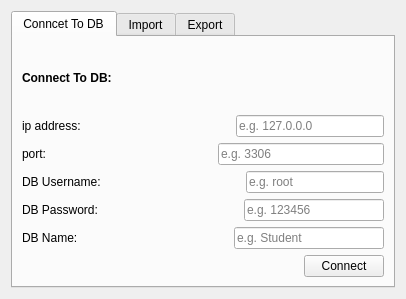
<?xml version="1.0" encoding="UTF-8"?>
<ui version="4.0">
 <class>Form</class>
 <widget class="QWidget" name="Form">
  <property name="geometry">
   <rect>
    <x>0</x>
    <y>0</y>
    <width>406</width>
    <height>299</height>
   </rect>
  </property>
  <property name="windowTitle">
   <string>Excel Database Converter</string>
  </property>
  <property name="autoFillBackground">
   <bool>false</bool>
  </property>
  <layout class="QHBoxLayout" name="horizontalLayout_14">
   <item>
    <widget class="QTabWidget" name="tabWidget">
     <property name="currentIndex">
      <number>0</number>
     </property>
     <widget class="QWidget" name="tab">
      <attribute name="title">
       <string>Conncet To DB</string>
      </attribute>
      <layout class="QHBoxLayout" name="horizontalLayout_17">
       <item>
        <layout class="QVBoxLayout" name="verticalLayout">
         <item>
          <layout class="QHBoxLayout" name="horizontalLayout">
           <item>
            <widget class="QLabel" name="label">
             <property name="font">
              <font>
               <family>Arial</family>
               <weight>75</weight>
               <bold>true</bold>
              </font>
             </property>
             <property name="text">
              <string>Connect To DB:</string>
             </property>
            </widget>
           </item>
           <item>
            <spacer name="horizontalSpacer_9">
             <property name="orientation">
              <enum>Qt::Horizontal</enum>
             </property>
             <property name="sizeHint" stdset="0">
              <size>
               <width>40</width>
               <height>20</height>
              </size>
             </property>
            </spacer>
           </item>
          </layout>
         </item>
         <item>
          <layout class="QHBoxLayout" name="horizontalLayout_2">
           <item>
            <widget class="QLabel" name="label_2">
             <property name="text">
              <string>ip address:</string>
             </property>
            </widget>
           </item>
           <item>
            <spacer name="horizontalSpacer_3">
             <property name="orientation">
              <enum>Qt::Horizontal</enum>
             </property>
             <property name="sizeHint" stdset="0">
              <size>
               <width>40</width>
               <height>20</height>
              </size>
             </property>
            </spacer>
           </item>
           <item>
            <widget class="QLineEdit" name="ipaddr">
             <property name="placeholderText">
              <string>e.g. 127.0.0.0</string>
             </property>
            </widget>
           </item>
          </layout>
         </item>
         <item>
          <layout class="QHBoxLayout" name="horizontalLayout_3">
           <item>
            <widget class="QLabel" name="label_3">
             <property name="text">
              <string>port:</string>
             </property>
            </widget>
           </item>
           <item>
            <spacer name="horizontalSpacer_4">
             <property name="orientation">
              <enum>Qt::Horizontal</enum>
             </property>
             <property name="sizeHint" stdset="0">
              <size>
               <width>40</width>
               <height>20</height>
              </size>
             </property>
            </spacer>
           </item>
           <item>
            <widget class="QLineEdit" name="port">
             <property name="placeholderText">
              <string>e.g. 3306</string>
             </property>
            </widget>
           </item>
          </layout>
         </item>
         <item>
          <layout class="QHBoxLayout" name="horizontalLayout_4">
           <item>
            <widget class="QLabel" name="label_5">
             <property name="text">
              <string>DB Username:</string>
             </property>
            </widget>
           </item>
           <item>
            <spacer name="horizontalSpacer_5">
             <property name="orientation">
              <enum>Qt::Horizontal</enum>
             </property>
             <property name="sizeHint" stdset="0">
              <size>
               <width>40</width>
               <height>20</height>
              </size>
             </property>
            </spacer>
           </item>
           <item>
            <widget class="QLineEdit" name="DBUserName">
             <property name="placeholderText">
              <string>e.g. root</string>
             </property>
            </widget>
           </item>
          </layout>
         </item>
         <item>
          <layout class="QHBoxLayout" name="horizontalLayout_5">
           <item>
            <widget class="QLabel" name="label_6">
             <property name="text">
              <string>DB Password:</string>
             </property>
            </widget>
           </item>
           <item>
            <spacer name="horizontalSpacer_6">
             <property name="orientation">
              <enum>Qt::Horizontal</enum>
             </property>
             <property name="sizeHint" stdset="0">
              <size>
               <width>40</width>
               <height>20</height>
              </size>
             </property>
            </spacer>
           </item>
           <item>
            <widget class="QLineEdit" name="DBUserPasswd">
             <property name="echoMode">
              <enum>QLineEdit::Password</enum>
             </property>
             <property name="placeholderText">
              <string>e.g. 123456</string>
             </property>
            </widget>
           </item>
          </layout>
         </item>
         <item>
          <layout class="QHBoxLayout" name="horizontalLayout_6">
           <item>
            <widget class="QLabel" name="label_4">
             <property name="text">
              <string>DB Name:</string>
             </property>
            </widget>
           </item>
           <item>
            <spacer name="horizontalSpacer_7">
             <property name="orientation">
              <enum>Qt::Horizontal</enum>
             </property>
             <property name="sizeHint" stdset="0">
              <size>
               <width>40</width>
               <height>20</height>
              </size>
             </property>
            </spacer>
           </item>
           <item>
            <widget class="QLineEdit" name="DBName">
             <property name="placeholderText">
              <string>e.g. Student</string>
             </property>
            </widget>
           </item>
          </layout>
         </item>
         <item>
          <layout class="QHBoxLayout" name="horizontalLayout_9">
           <item>
            <spacer name="horizontalSpacer_10">
             <property name="orientation">
              <enum>Qt::Horizontal</enum>
             </property>
             <property name="sizeHint" stdset="0">
              <size>
               <width>40</width>
               <height>20</height>
              </size>
             </property>
            </spacer>
           </item>
           <item>
            <widget class="QPushButton" name="Connect">
             <property name="text">
              <string>Connect</string>
             </property>
            </widget>
           </item>
          </layout>
         </item>
        </layout>
       </item>
      </layout>
     </widget>
     <widget class="QWidget" name="tab_3">
      <attribute name="title">
       <string>Import</string>
      </attribute>
      <layout class="QHBoxLayout" name="horizontalLayout_19">
       <item>
        <layout class="QVBoxLayout" name="verticalLayout_3">
         <item>
          <layout class="QHBoxLayout" name="horizontalLayout_12">
           <item>
            <widget class="QLabel" name="label_8">
             <property name="font">
              <font>
               <family>Arial</family>
               <weight>75</weight>
               <bold>true</bold>
              </font>
             </property>
             <property name="text">
              <string>Import Excel File:</string>
             </property>
            </widget>
           </item>
           <item>
            <spacer name="horizontalSpacer_8">
             <property name="orientation">
              <enum>Qt::Horizontal</enum>
             </property>
             <property name="sizeHint" stdset="0">
              <size>
               <width>40</width>
               <height>20</height>
              </size>
             </property>
            </spacer>
           </item>
          </layout>
         </item>
         <item>
          <spacer name="verticalSpacer">
           <property name="orientation">
            <enum>Qt::Vertical</enum>
           </property>
           <property name="sizeHint" stdset="0">
            <size>
             <width>20</width>
             <height>18</height>
            </size>
           </property>
          </spacer>
         </item>
         <item>
          <layout class="QHBoxLayout" name="horizontalLayout_7">
           <item>
            <widget class="QLabel" name="label_7">
             <property name="text">
              <string>Excel Path:</string>
             </property>
            </widget>
           </item>
           <item>
            <widget class="QLineEdit" name="ImportDir">
             <property name="placeholderText">
              <string>e.g. D:\info.xlsx</string>
             </property>
            </widget>
           </item>
          </layout>
         </item>
         <item>
          <spacer name="verticalSpacer_2">
           <property name="orientation">
            <enum>Qt::Vertical</enum>
           </property>
           <property name="sizeHint" stdset="0">
            <size>
             <width>20</width>
             <height>18</height>
            </size>
           </property>
          </spacer>
         </item>
         <item>
          <layout class="QHBoxLayout" name="horizontalLayout_15">
           <item>
            <widget class="QLabel" name="label_11">
             <property name="text">
              <string>DB Table Name:</string>
             </property>
            </widget>
           </item>
           <item>
            <widget class="QLineEdit" name="TableName">
             <property name="placeholderText">
              <string>e.g. info</string>
             </property>
            </widget>
           </item>
          </layout>
         </item>
         <item>
          <spacer name="verticalSpacer_5">
           <property name="orientation">
            <enum>Qt::Vertical</enum>
           </property>
           <property name="sizeHint" stdset="0">
            <size>
             <width>20</width>
             <height>18</height>
            </size>
           </property>
          </spacer>
         </item>
         <item>
          <layout class="QHBoxLayout" name="horizontalLayout_13">
           <item>
            <spacer name="horizontalSpacer_13">
             <property name="orientation">
              <enum>Qt::Horizontal</enum>
             </property>
             <property name="sizeHint" stdset="0">
              <size>
               <width>40</width>
               <height>20</height>
              </size>
             </property>
            </spacer>
           </item>
           <item>
            <widget class="QPushButton" name="Import">
             <property name="text">
              <string>Import</string>
             </property>
            </widget>
           </item>
          </layout>
         </item>
        </layout>
       </item>
      </layout>
     </widget>
     <widget class="QWidget" name="tab_2">
      <attribute name="title">
       <string>Export</string>
      </attribute>
      <layout class="QHBoxLayout" name="horizontalLayout_18">
       <item>
        <layout class="QVBoxLayout" name="verticalLayout_2">
         <item>
          <layout class="QHBoxLayout" name="horizontalLayout_11">
           <item>
            <widget class="QLabel" name="label_9">
             <property name="font">
              <font>
               <family>Arial</family>
               <weight>75</weight>
               <bold>true</bold>
              </font>
             </property>
             <property name="text">
              <string>Export Excel File:</string>
             </property>
            </widget>
           </item>
           <item>
            <spacer name="horizontalSpacer_11">
             <property name="orientation">
              <enum>Qt::Horizontal</enum>
             </property>
             <property name="sizeHint" stdset="0">
              <size>
               <width>40</width>
               <height>20</height>
              </size>
             </property>
            </spacer>
           </item>
          </layout>
         </item>
         <item>
          <spacer name="verticalSpacer_3">
           <property name="orientation">
            <enum>Qt::Vertical</enum>
           </property>
           <property name="sizeHint" stdset="0">
            <size>
             <width>20</width>
             <height>18</height>
            </size>
           </property>
          </spacer>
         </item>
         <item>
          <layout class="QHBoxLayout" name="horizontalLayout_16">
           <item>
            <widget class="QLabel" name="label_12">
             <property name="text">
              <string>Table Name：</string>
             </property>
            </widget>
           </item>
           <item>
            <widget class="QLineEdit" name="tableName2">
             <property name="placeholderText">
              <string>e.g. Student</string>
             </property>
            </widget>
           </item>
          </layout>
         </item>
         <item>
          <spacer name="verticalSpacer_4">
           <property name="orientation">
            <enum>Qt::Vertical</enum>
           </property>
           <property name="sizeHint" stdset="0">
            <size>
             <width>20</width>
             <height>18</height>
            </size>
           </property>
          </spacer>
         </item>
         <item>
          <layout class="QHBoxLayout" name="horizontalLayout_10">
           <item>
            <widget class="QLabel" name="label_10">
             <property name="text">
              <string>Export path:</string>
             </property>
            </widget>
           </item>
           <item>
            <widget class="QLineEdit" name="exportDir">
             <property name="placeholderText">
              <string>e.g. D:\info.xlsx</string>
             </property>
            </widget>
           </item>
          </layout>
         </item>
         <item>
          <spacer name="verticalSpacer_6">
           <property name="orientation">
            <enum>Qt::Vertical</enum>
           </property>
           <property name="sizeHint" stdset="0">
            <size>
             <width>20</width>
             <height>18</height>
            </size>
           </property>
          </spacer>
         </item>
         <item>
          <layout class="QHBoxLayout" name="horizontalLayout_8">
           <item>
            <spacer name="horizontalSpacer_2">
             <property name="orientation">
              <enum>Qt::Horizontal</enum>
             </property>
             <property name="sizeHint" stdset="0">
              <size>
               <width>40</width>
               <height>20</height>
              </size>
             </property>
            </spacer>
           </item>
           <item>
            <widget class="QPushButton" name="Export">
             <property name="text">
              <string>Export</string>
             </property>
            </widget>
           </item>
          </layout>
         </item>
        </layout>
       </item>
      </layout>
     </widget>
    </widget>
   </item>
  </layout>
 </widget>
 <resources/>
 <connections/>
</ui>
